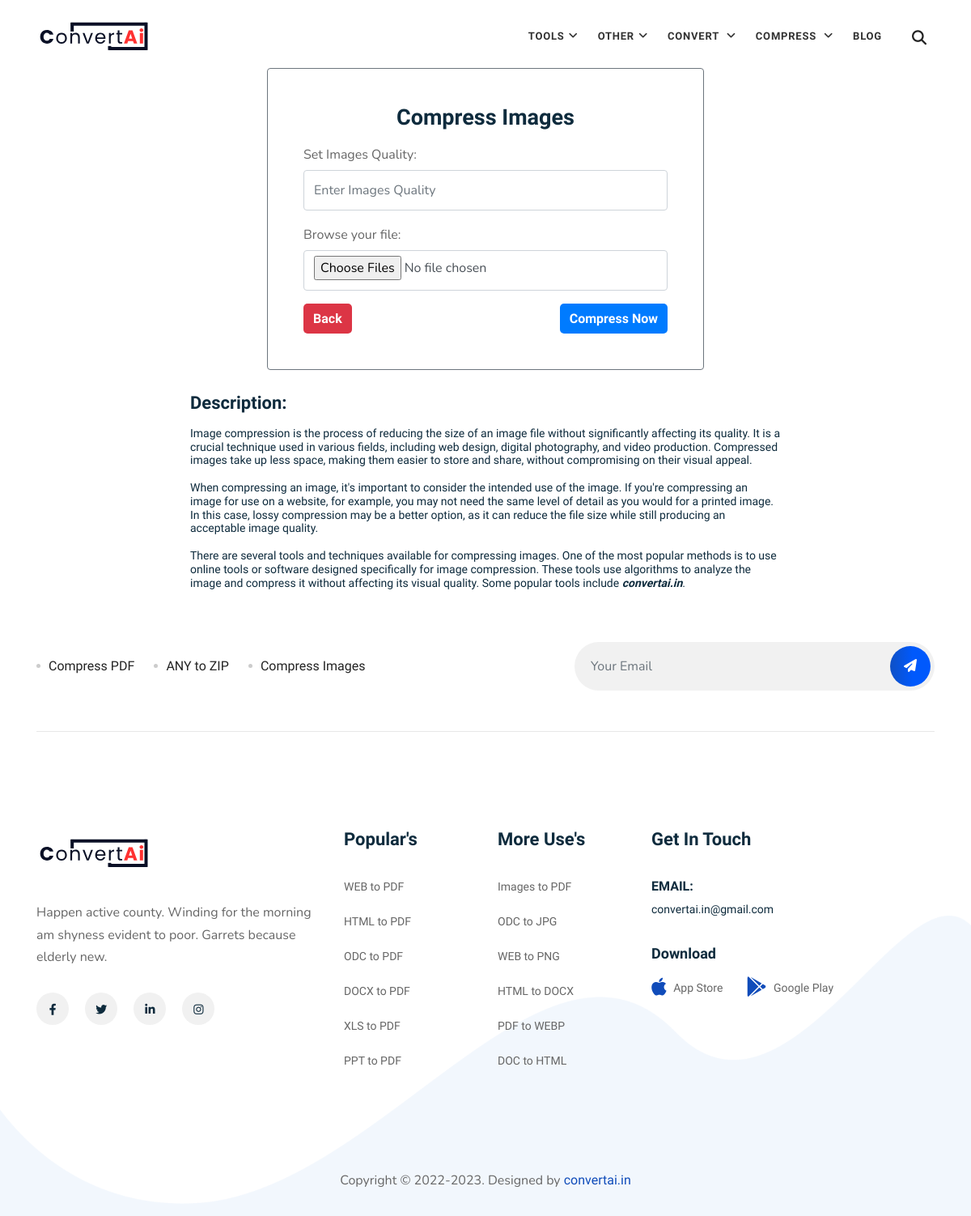
The app's page /compress.php?url=compress-images with its own data.
### tables this page shows
CREATE TABLE IF NOT EXISTS `compress_data` (
  `id` int(11) NOT NULL AUTO_INCREMENT,
  `created_by` int(11) NOT NULL,
  `title` text NOT NULL,
  `file_type` text NOT NULL,
  `accept` text NOT NULL,
  `multiple` int(11) NOT NULL,
  `type` enum('Zip','Images','PDF') NOT NULL,
  `status` int(11) NOT NULL DEFAULT '1',
  `description` text,
  `meta_title` text,
  `meta_author` text,
  `meta_description` text,
  `key_words` text,
  `url` text,
  `created_at` timestamp NOT NULL DEFAULT CURRENT_TIMESTAMP,
  `updated_at` timestamp NOT NULL DEFAULT CURRENT_TIMESTAMP ON UPDATE CURRENT_TIMESTAMP,
  PRIMARY KEY (`id`)
);

### admin/layouts/function.php (called while the page is built, shortened)
<?php
    function single_row($table_name, $conditions, $conn)
    {
        $query = "select * from ".$table_name." where ";
        foreach($conditions as $key=>$rec) {
          $query .= $key." = ".'"'.$rec.'" and ';
        }
        $last_space_position = strrpos($query, ' and');
        $query = substr($query, 0, $last_space_position);
        $data = $conn->query($query);
        $res = mysqli_fetch_assoc($data);
        if($res && $data) {
            return $res;
            die;
        } else {
            return ['error' => mysqli_error($conn)];
            die;
        }
    }
	function select_all_by_conditions($table_name, $conditions, $conn)
	{
		$query = "select * from ".$table_name." where ";
		foreach($conditions as $key=>$rec)
		{
			$query .= $key." = ".'"'.$rec.'" and ';
		}
		$last_space_position = strrpos($query, 'and');
		$query = substr($query, 0, $last_space_position);
		$query = $query." ORDER BY id DESC";
		$res =  $conn->query($query);
		$data = [];
		foreach($res as $rec){
			$data[] = $rec;
		}
		return $data;
	}
?>

### compress.php (the view, shortened to what this page needs)
<?php
    require_once('system/function.php');
    if(isset($_REQUEST['url']) && !empty($_REQUEST['url'])) {
        $conditions = [
            'url' => $_REQUEST['url'],
            'status' => 1,
        ];
        $return = single_row('`compress_data`', $conditions, $conn);
    } else {
        session_destroy();
        header("Location: ".base_url);
    }
?>
<?php require_once('header.php'); ?>
<div class="container">
    <br>
    <div class="row content_div">
        <div class="col-md-6 mx-auto">
            <br><br>
            <?php if(!empty($return['id'])) { ?>
            <div class="shadow card border-secondary border-3 p-4 rounded bg-white">
                <div class="card-body">
                    <h3 class="card-title mb-3 text-center">
                        <b><?= (!empty($return['title'])) ? $return['title'] : ''; ?></b>
                    </h3>
                    <?php if(!empty($return['type']) && $return['type'] == "Images") { ?>
                    <form action="<?= $_SERVER['PHP_SELF']; ?>" method="POST" enctype="multipart/form-data"
                        autocomplete="off">
                        <div class="mb-3">
                            <label for="formFile" class="form-label">Set Images Quality: </label>
                            <input type="number" class="form-control example" name="quality" data-toggle="tooltip"
                                data-placement="top" title="Set Images Quality (1 to 99)" min="1" max="99" step="1"
                                placeholder="Enter Images Quality" required />
                        </div>
                        <div class="mb-3">
                            <label for="formFile" class="form-label">Browse your file: </label>
                            <input class="form-control example" type="file" name="formFile[]"
                                accept="<?= (!empty($return['accept'])) ? $return['accept'] : ''; ?>"
                                data-toggle="tooltip" data-placement="top"
                                title=" <?= (!empty($return['accept'])) ? $return['accept'] : ''; ?>"
                                <?= ($return['multiple'] == '1') ? 'multiple' : ''; ?> required />
                        </div>
                        <div style="float: left;">
                            <button type="button" class="btn btn-ft border-2 rounded-5 btn-danger"
                                onClick="back()"><b class="button">Back</b></button>
                        </div>
                        <div style="float: right;">
                            <button type="submit" class="btn btn-ft border-2 rounded-5 btn-primary"
                                name="file_submit_images"><b class="button">Compress Now</b></button>
                        </div>
                    </form>
                    <?php } ?>
                </div>
            </div>
            <?php } ?>
        </div>
    </div>
    <div class="row content_div">
        <?php if(!empty($return['description'])) { ?>
            <div class="col-md-8 mx-auto">
                <br>
                <h4><b> Description: </b></h4>
                <h6>
                    <?= (!empty($return['description'])) ? $return['description'] : ''; ?>
                </h6>
            </div>
        <?php } ?>
    </div>
</div>
<?php require_once('footer.php'); ?>

### assets/css/bootsnav.css (style rules this page uses)
body { -webkit-transition: all 0.3s ease-in-out; -moz-transition: all 0.3s ease-in-out; -o-transition: all 0.3s ease-in-out; -ms-transition: all 0.3s ease-in-out; transition: all 0.3s ease-in-out; }

### records on screen
compress_data: title "Compress Images", description "Image compression is the process of reducing the size of an image file without significantly affecting its quality. It is a crucial technique used in various fields, including web design, digital photography, and video production. Compressed images take up less space, making them easier to store and share, without compromising on their visual appeal. When compressing an image, it's important to consider the intended use of the image. If you're compressing an image for use on a website, for example, you may not need the same level of detail as you would for a printed image. In this case, lossy compression may be a better option, as it can reduce the file size while still producing an…"
